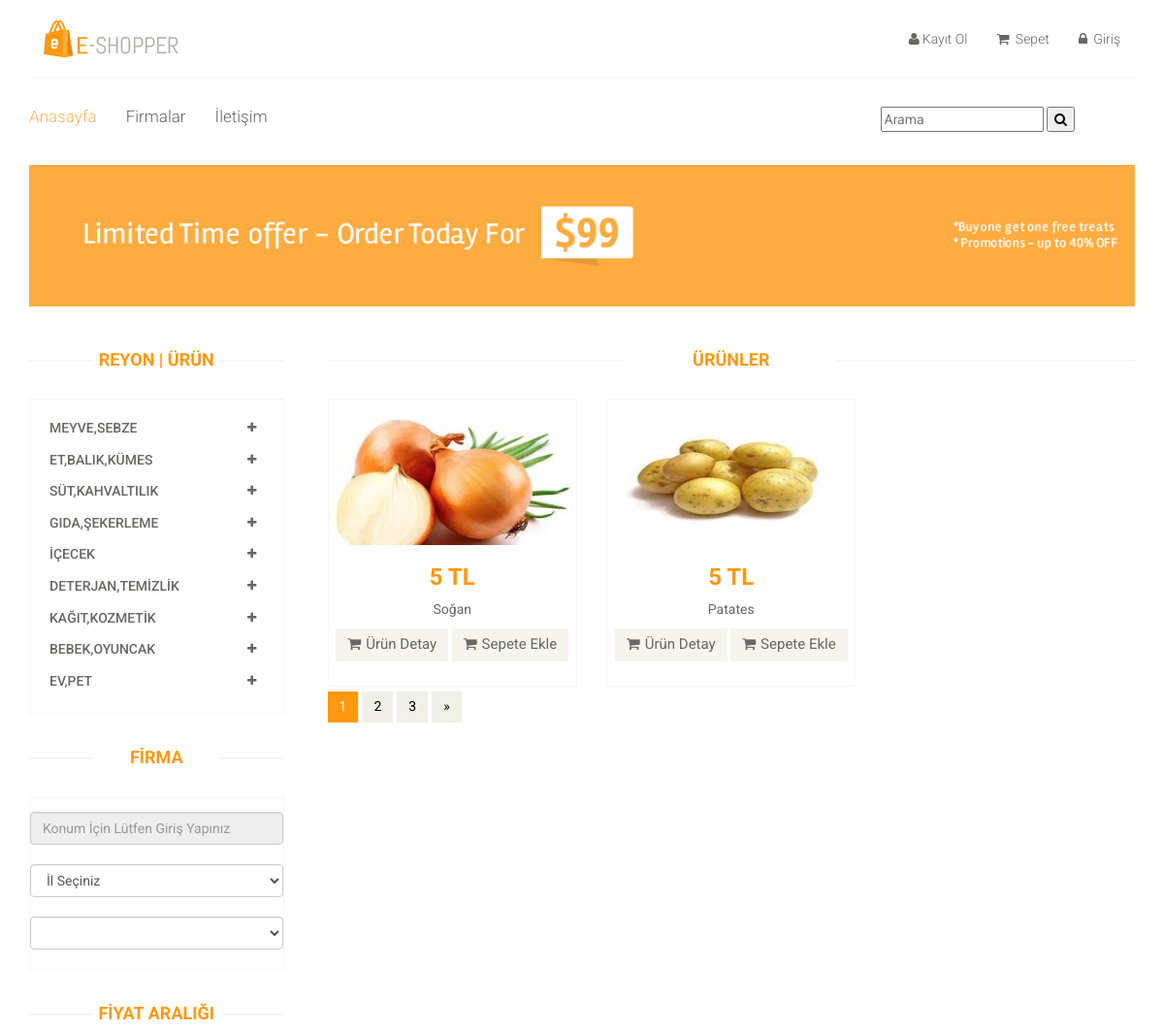
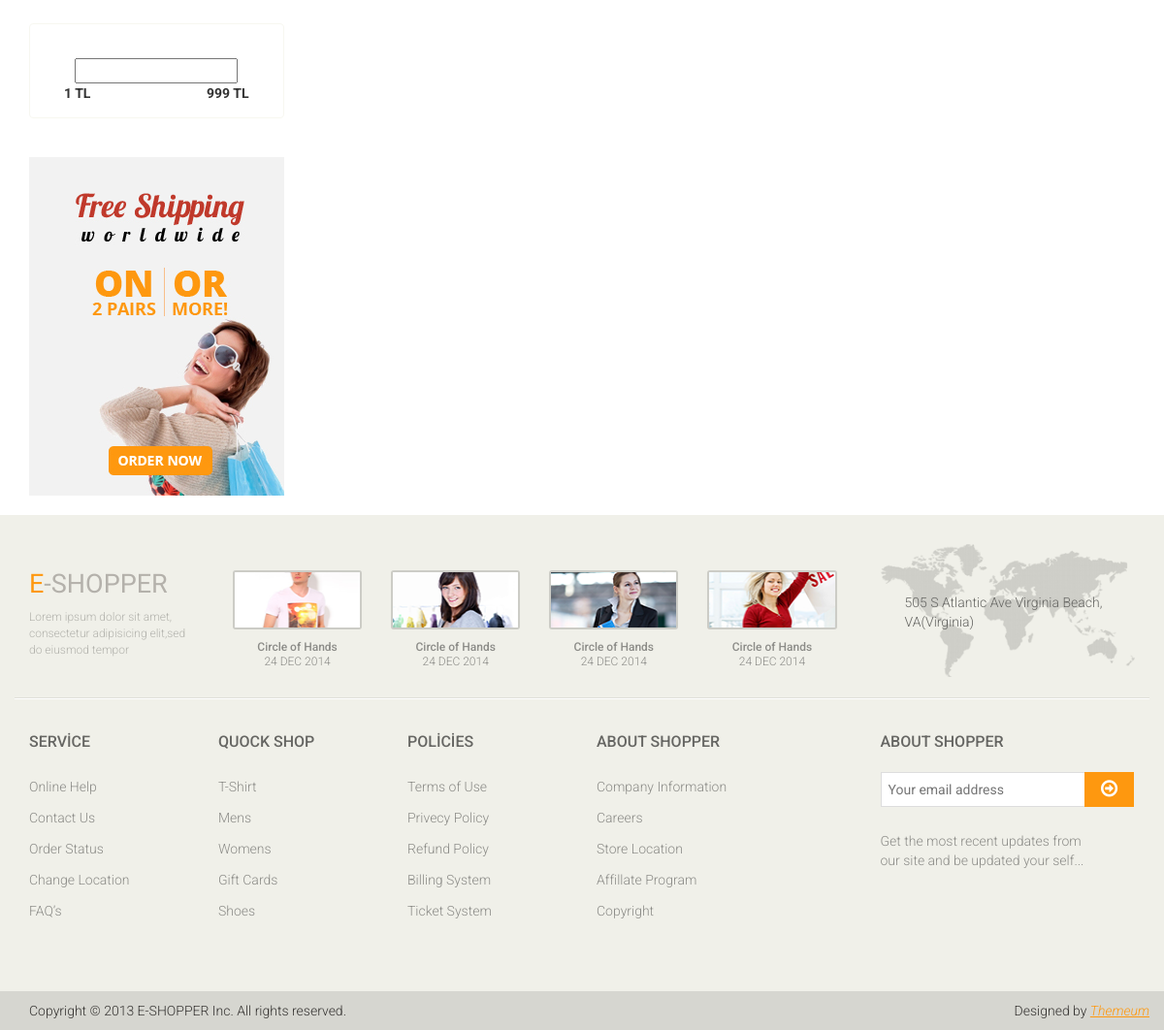
The app's page /shop.php?id=11 with its own data (2 pictures, top to bottom).
### tables this page shows
CREATE TABLE `kategori` (
  `kategori_id` int(11) NOT NULL,
  `kategori_isim` varchar(50) NOT NULL,
  `kategori_ust` varchar(5) NOT NULL
);

CREATE TABLE `urun` (
  `urun_id` int(11) NOT NULL,
  `urun_firma` varchar(100) NOT NULL,
  `urun_isim` varchar(50) NOT NULL,
  `urun_kategori` varchar(50) NOT NULL,
  `urun_aciklama` varchar(2000) NOT NULL,
  `urun_tarif` varchar(2000) NOT NULL,
  `urun_fiyat` int(11) NOT NULL,
  `urun_resim` varchar(200) NOT NULL,
  `urun_stok` int(11) NOT NULL,
  `urun_favori` int(11) NOT NULL DEFAULT '0'
);

### shop.php (the view, shortened to what this page needs)
<!DOCTYPE html>
<html lang="tr">
<head>
    <link href="css/bootstrap.min.css" rel="stylesheet">
    <link href="css/font-awesome.min.css" rel="stylesheet">
    <link href="css/prettyPhoto.css" rel="stylesheet">
    <link href="css/price-range.css" rel="stylesheet">
    <link href="css/animate.css" rel="stylesheet">
	<link href="css/main.css" rel="stylesheet">
	<link href="css/responsive.css" rel="stylesheet">
</head>
<body>
	<?php require_once("header.php"); ?>
	<section id="advertisement">
		<div class="container">
			<img src="images/shop/advertisement.jpg" alt="" />
		</div>
	</section>
	<section>
		<div class="container">
			<div class="row">
				<?php require_once("sidebar.php"); ?>
				<div class="col-sm-9 padding-right">
					<div class="features_items">
						<h2 class="title text-center">Ürünler</h2>
						<?php
			                if (!isset($id)) {
			                        $id = $_GET['id'];
			                    }
			                    $veri = $db->prepare("SELECT * FROM urun where urun_kategori=$id");
			                    $veri ->execute();
			                        if($veri->rowCount()){
			                        foreach($veri as $row){
			                            $a=$row['urun_id'];
			            ?>
						<div class="col-sm-4">
							<div class="product-image-wrapper">
								<div class="single-products">
									<div class="productinfo text-center">
										<img src="admin_firma/<?php echo $row["urun_resim"];?>" style="width: 100%; height: 150px;">
										<h2><?php echo $row['urun_fiyat'] ?> TL</h2>
										<p><?php echo $row['urun_isim'] ?></p>
										<?php echo "<a href='product-details.php?id=".$a."' class='btn btn-default add-to-cart'>";?>
										<i class="fa fa-shopping-cart"></i>Ürün Detay</a>
										<a href="#" class="btn btn-default add-to-cart"><i class="fa fa-shopping-cart"></i>Sepete Ekle</a>
									</div>
									<div class="product-overlay">
										<div class="overlay-content">
										</div>
									</div>
								</div>
							</div>
						</div>
						<?php
                        }
                    	}
                        ?>
					</div>
					<ul class="pagination">
						<li class="active"><a href="">1</a></li>
						<li><a href="">2</a></li>
						<li><a href="">3</a></li>
						<li><a href="">&raquo;</a></li>
					</ul>
				</div>
			</div>
		</div>
	</section>
	<?php require_once("footer.php"); ?>
</body>
</html>

### sidebar.php (shortened to what this page needs)
<?php require_once("baglan.php"); ?>
<div class="col-sm-3">
	<div class="left-sidebar">
		<h2>reyon | ürün</h2>
			<div class="panel-group category-products" id="accordian">
				<?php
					$ustkategorilist= $db->query("select * from kategori where kategori_ust=0")->fetchAll(PDO::FETCH_ASSOC);
				?>
				<?php
					foreach ($ustkategorilist as $key => $value)
						{
				?>
					<div class="panel panel-default">
						<div class="panel-heading">
							<h4 class="panel-title">
								<a data-toggle="collapse" data-parent="#accordian" href="#<?php echo $value['kategori_id'];?>" >
									<span class="badge pull-right"><i class="fa fa-plus"></i></span>
										<?php echo $value['kategori_isim'];?>
								</a>
							</h4>
						</div>
						</div>
						<?php } ?>
			</div>
			<div class="brands_products">
				<h2>firma </h2>
				<div class="panel-group category-products" id="accordian">
					<input class="form-control" type="text" name="konumbilgi" maxlength="100" id="message-text4" disabled="disabled"  placeholder="Konum İçin Lütfen Giriş Yapınız" required/>
					<br>
				     	<select id="il2" name="uye_il" class="form-control">
							<option> İl Seçiniz</option>
				      	</select>
				      	<br>
				      	<select id="ilce2" name="uye_ilce" class="form-control">
			      		</select>
				</div>
		</div>
			<div class="price-range">
				<h2>Fiyat Aralığı</h2>
				<div class="well text-center">
					<input type="text" class="span2" value="" data-slider-min="0" data-slider-max="600" data-slider-step="5" data-slider-value="[250,450]" id="sl2" ><br />
					<b class="pull-left">1 TL</b> <b class="pull-right">999 TL</b>
				</div>
			</div>
			<div class="shipping text-center">
				<img src="images/home/shipping.jpg" alt="" />
			</div><br>
	</div>
</div>

### css/main.css (style rules this page uses)
body { font-family: 'Roboto', sans-serif; background:; position: relative; font-weight:400px; }
a { -webkit-transition: 300ms; -moz-transition: 300ms; -o-transition: 300ms; transition: 300ms; }
h1, h2, h3, h4, h5, h6 { font-family: 'Roboto', sans-serif; }
.category-products { border: 1px solid #F7F7F0; margin-bottom: 35px; padding-bottom: 20px; padding-top: 15px; }
.left-sidebar h2, .brands_products h2 { color: #FE980F; font-family: 'Roboto', sans-serif; font-size: 18px; font-weight: 700; margin: 0 auto 30px; text-align: center; text-transform: uppercase; position: relative; z-index:3; }
.left-sidebar h2:after, h2.title:after { content: " "; position: absolute; border: 1px solid #f5f5f5; bottom:8px; left: 0; width: 100%; height: 0; z-index: -2; }
.left-sidebar h2:before { content: " "; position: absolute; background: #fff; bottom: -6px; width: 130px; height: 30px; z-index: -1; left: 50%; margin-left: -65px; }
h2.title:before { content: " "; position: absolute; background: #fff; bottom: -6px; width: 220px; height: 30px; z-index: -1; left: 50%; margin-left: -110px; }
.category-products .panel { background-color: #FFFFFF; border: 0px; border-radius: 0px; box-shadow:none; margin-bottom: 0px; }
.category-products .panel-default .panel-heading { background-color: #FFFFFF; border: 0 none; color: #FFFFFF; padding: 5px 20px; }
.category-products .panel-default .panel-heading .panel-title a { color: #696763; font-family: 'Roboto', sans-serif; font-size: 14px; text-decoration: none; text-transform: uppercase; }
.category-products .badge { background:none; border-radius: 10px; color: #696763; display: inline-block; font-size: 12px; font-weight: bold; line-height: 1; min-width: 10px; padding: 3px 7px; text-align: center; vertical-align: baseline; white-space: nowrap; }
.shipping { background-color: #F2F2F2; margin-top: 40px; overflow: hidden; padding-top: 20px; position: relative; }
.price-range { margin-top:30px; }
.well { background-color: #FFFFFF; border: 1px solid #F7F7F0; border-radius: 4px; box-shadow: none; margin-bottom: 20px; min-height: 20px; padding: 35px; }
.padding-right { padding-right: 0; }
.features_items { overflow:hidden; }
h2.title { color: #FE980F; font-family: 'Roboto', sans-serif; font-size: 18px; font-weight: 700; margin: 0 15px; text-transform: uppercase; margin-bottom: 30px; position: relative; }
.product-image-wrapper { border:1px solid #F7F7F5; overflow: hidden; margin-bottom:5px; }
.single-products { position: relative; }
.productinfo h2 { color: #FE980F; font-family: 'Roboto', sans-serif; font-size: 24px; font-weight: 700; }
.productinfo p { font-family: 'Roboto', sans-serif; font-size: 14px; font-weight: 400; color: #696763; }
.productinfo img { width: 100%; }
.productinfo { position:relative; }
.product-overlay { background:#FE980F; top: 0; display: none; height: 0; position: absolute; transition: height 500ms ease 0s; width: 100%; display: block; opacity:; }
.product-overlay .overlay-content { bottom: 0; position: absolute; bottom: 0; text-align: center; width: 100%; }
.add-to-cart { background:#F5F5ED; border: 0 none; border-radius: 0; color: #696763; font-family: 'Roboto', sans-serif; font-size: 15px; margin-bottom: 25px; }
.add-to-cart i { margin-right:5px; }
#advertisement { padding-bottom: 45px; }
#advertisement img { width: 100%; }
.pagination { display: inline-block; margin-bottom: 25px; margin-top: 0; padding-left: 15px; }
.pagination li:first-child a, .pagination li:first-child span { border-bottom-left-radius: 0; border-top-left-radius: 0; margin-left: 0; }
.pagination li:last-child a, .pagination li:last-child span { border-bottom-right-radius: 0; border-top-right-radius: 0; }
.pagination .active a, .pagination .active span, .pagination .active a:hover, .pagination .active span:hover, .pagination .active a:focus, .pagination .active span:focus { background-color: #FE980F; border-color: #FE980F; color: #FFFFFF; cursor: default; z-index: 2; }
.pagination li a, .pagination li span { background-color: #f0f0e9; border: 0; float: left; line-height: 1.42857; margin-left: -1px; padding: 6px 12px; position: relative; text-decoration: none; margin-right: 5px; color:#000; }
.user_info input, select, textarea { background: #F0F0E9; border:0; color: #696763; padding: 5px; width: 100%; border-radius: 0; resize: none }

### records on screen
kategori: kategori_isim "MEYVE,SEBZE"
kategori: kategori_isim "ET,BALIK,KÜMES"
kategori: kategori_isim "SÜT,KAHVALTILIK"
kategori: kategori_isim "GIDA,ŞEKERLEME"
kategori: kategori_isim "İÇECEK"
kategori: kategori_isim "DETERJAN,TEMIZLIK"
kategori: kategori_isim "KAĞIT,KOZMETIK"
kategori: kategori_isim "BEBEK,OYUNCAK"
kategori: kategori_isim "EV,PET"
urun: urun_resim (picture), urun_fiyat "5", urun_isim "Soğan"
urun: urun_resim (picture), urun_fiyat "5", urun_isim "Patates"
